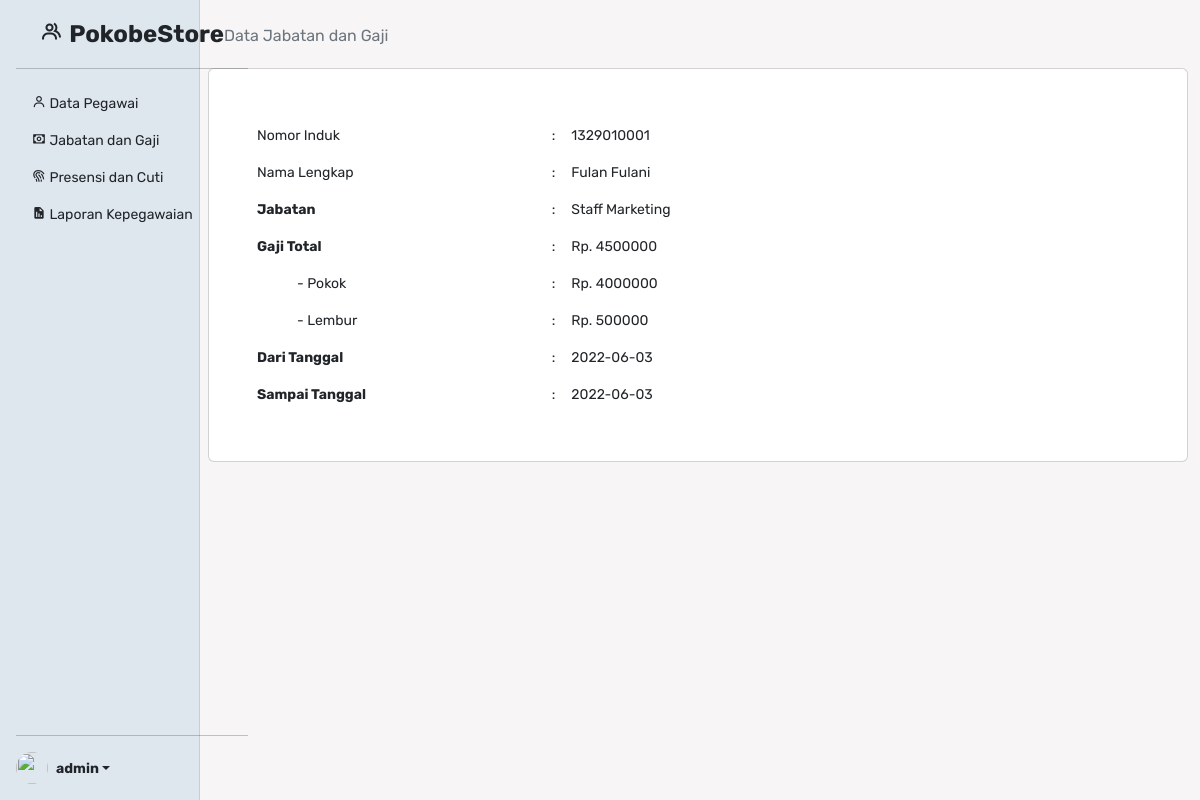
The app's page /admin/detail_jabatan_gaji.php?id=1329010001 (signed in) with its own data.
### tables this page shows
CREATE TABLE `pegawai` (
  `nip` int(10) NOT NULL,
  `nama_pegawai` varchar(100) NOT NULL,
  `tempat_lahir` varchar(100) NOT NULL,
  `tgl_lahir` date NOT NULL,
  `jk` varchar(10) NOT NULL,
  `no_hp` varchar(15) NOT NULL,
  `email` varchar(100) NOT NULL,
  `alamat` varchar(250) NOT NULL,
  `status_pegawai` varchar(10) NOT NULL,
  `id_jabatan_gaji` int(2) NOT NULL
);

CREATE TABLE `jabatan_gaji` (
  `id_jabatan_gaji` int(2) NOT NULL,
  `nama_jabatan` varchar(100) NOT NULL,
  `gaji_pokok` int(10) NOT NULL,
  `gaji_lembur` int(10) NOT NULL,
  `tanggal_mulai` date NOT NULL,
  `tanggal_akhir` date NOT NULL
);

### config/config.php (called while the page is built, shortened)
<?php
    $host = 'localhost';
    $user = 'id19128426_admin';
    $pass = '>kQj8(<GgZeNhJ&J';
    $db = 'id19128426_simpeg';
    $koneksi = mysqli_connect($host, $user, $pass, $db);
    function query($query){
        global $koneksi;
        $result = mysqli_query($koneksi, $query);
        $rows = [];
        while ($row = mysqli_fetch_assoc($result)) {
            $rows[]=$row;
        }
        return $rows;
    }

### admin/detail_jabatan_gaji.php (the view)
<?php
require_once "../templates/sidebar.php";
$nip = $_GET['id'];
$base = query("SELECT *
                FROM pegawai
                WHERE nip='$nip'");
$data = query("SELECT *
                FROM pegawai, jabatan_gaji
                WHERE pegawai.id_jabatan_gaji = jabatan_gaji.id_jabatan_gaji AND nip='$nip'");
?>
<div class="container-fluid">
    <div class="bread col-md-9 ms-sm-auto col-lg-10 fs-6 pt-4 pb-1 px-3">
        <nav aria-label="breadcrumb">
            <ol class="breadcrumb">
                <li class="breadcrumb-item active" aria-current="page">Data Jabatan dan Gaji</li>
            </ol>
        </nav>
    </div>
    <div class="card col-md-9 ms-sm-auto col-lg-10 py-3 px-4">
        <div class="card-body">
            <div class="table-responsive">
                <table class="table table-borderless text-dark mt-3">
                    <tr>
                        <td class="col-4">Nomor Induk</td>
                        <td>:</td>
                        <td class="col-8"><?= $base[0]['nip'] ?></td>
                    </tr>
                    <tr>
                        <td>Nama Lengkap</td>
                        <td>:</td>
                        <td><?= ucwords($base[0]['nama_pegawai']) ?></td>
                    </tr>
                    <tr>
                        <td><strong>Jabatan</strong></td>
                        <td>:</td>
                        <td><?= ucwords($data[0]['nama_jabatan']) ?> </td>
                    </tr>
                    <tr>
                        <td><strong>Gaji Total</strong></td>
                        <td>:</td>
                        <td>Rp. <?= $data[0]['gaji_pokok'] + $data[0]['gaji_lembur'] ?> </td>
                    </tr>
                    <div class="table">
                        <tr>
                            <td class="px-5">- Pokok</td>
                            <td>:</td>
                            <td>Rp. <?= $data[0]['gaji_pokok'] ?> </td>
                        </tr>
                        <tr>
                            <td class="px-5">- Lembur</td>
                            <td>:</td>
                            <td>Rp. <?= $data[0]['gaji_lembur'] ?> </td>
                        </tr>
                    </div>
                    <tr>
                        <td><strong>Dari Tanggal</strong></td>
                        <td>:</td>
                        <td><?= ucwords($data[0]['tanggal_mulai']) ?> </td>
                    </tr>
                    <tr>
                        <td><strong>Sampai Tanggal</strong></td>
                        <td>:</td>
                        <td><?= ucwords($data[0]['tanggal_akhir']) ?> </td>
                    </tr>
                </table>
            </div>
        </div>
    </div>

### assets/styles.css (style rules this page uses)
:root { --clr-blue: #c3d9e0; --clr-blue-light: #b5d6ee; --clr-blue-dark: #508ea1; --clr-blue-darker: #387588; --clr-gray: #dee6ee; --clr-gray-light: #f7f5f5; }
body { min-height: 100vh; min-height: -webkit-fill-available; }
html { height: -webkit-fill-available; }
body { font-size: .875rem; background-color: var(--clr-gray-light); }

### templates/sidebar.php (style rules this page uses)
body { font-family: 'Rubik', sans-serif; }

### records on screen
pegawai: nip "1329010001", nama_pegawai "Fulan Fulani", id_jabatan_gaji.nama_jabatan "Staff Marketing", $data[0]['gaji_pokok'] + $data[0]['gaji_lembur'] "4500000", id_jabatan_gaji.gaji_pokok "4000000", id_jabatan_gaji.gaji_lembur "500000", id_jabatan_gaji.tanggal_mulai "2022-06-03", id_jabatan_gaji.tanggal_akhir "2022-06-03"
